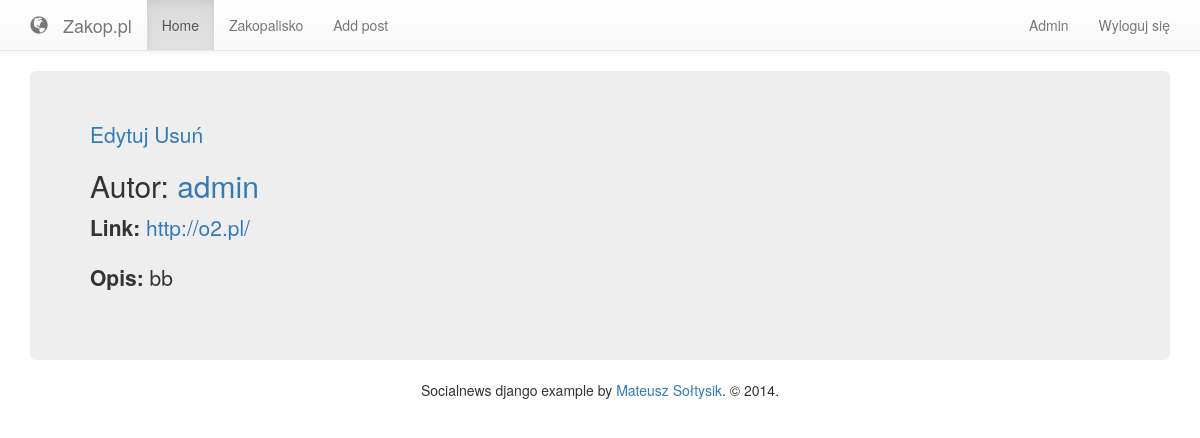
The app's page /post/1 (signed in) with its own data.
### posts/models.py (models this page shows, shortened)
class Post(models.Model):
    title = models.CharField('Title', max_length=100, blank=False)
    author = models.ForeignKey(User, blank=False)
    url = models.URLField('URL', max_length=100, blank=False)
    submitted_on = models.DateTimeField(auto_now_add=True)
    tags = models.ManyToManyField(Tag)
    descriptions = models.TextField('Descriptions', max_length=100)
    points = models.DecimalField(default=0, max_digits=7, decimal_places=2)
    with_votes = PostVoteCountManager()
    objects = models.Manager()

### posts/views.py (the view)
class PostDetailView(DetailView):
    model = Post

### posts/models.py (called while the page is built)
    def get_queryset(self):
        return super(PostVoteCountManager, self).get_queryset().annotate(
            votes=Count('vote')).order_by('-points', '-votes')

### templates/posts/post_detail.html (shortened to what this page needs)
{% extends "base.html" %}
{% block content %}
    {% if object.author == user %}
        <p><a href="{%  url 'post_edit' pk=object.pk %}">Edytuj</a>
        <a href="{% url 'post_delete' pk=object.pk %}">Usuń</a></p>
    {% endif %}
    <h2>Autor: <a href="{% url "profile" slug=object.author %}">{{ object.author }}</a></h2>
    <p><label>Link:</label> <a href="{{ object.url }}">{{ object.url }}</a></p>
    <p><label>Opis:</label> {{ object.descriptions }}</p>
{% endblock %}

### templates/header.html (shortened to what this page needs)
<div class="navbar navbar-default navbar-static-top" role="navigation">
  <div class="container">
    <div class="navbar-header">
      <a class="navbar-brand nohover"><span class="glyphicon glyphicon-globe"></span></a>
      <a class="navbar-brand" href="{% url 'home' %}">Zakop.pl</a>
    </div>
    <div class="navbar-collapse collapse">
      <ul class="nav navbar-nav">
        <li class="active"><a href="{% url 'home' %}">Home</a></li>
        <li><a href="{% url 'lounge' %}">Zakopalisko</a></li>
        <li><a href="{% url 'create_post' %}">Add post</a></li>
      </ul>
      <ul class="nav navbar-nav navbar-right">
          {% if user.is_authenticated %}
            <li><a href="{% url 'profile' slug=user.username %}">{{ user.username|capfirst }}</a></li>
            <li><a href="{% url 'logout' %}">Wyloguj się</a></li>
          {% else %}
            <li><a href="{% url 'login' %}">Zaloguj się</a></li>
            <li><a href="/accounts/register/">Zarejestruj się</a></li>
          {% endif %}
      </ul>
    </div>
  </div>
</div>

### records on screen
Post: author "admin", url "http://o2.pl/", descriptions "bb"

### other values on screen
{{ user.username|capfirst }} "Admin"
